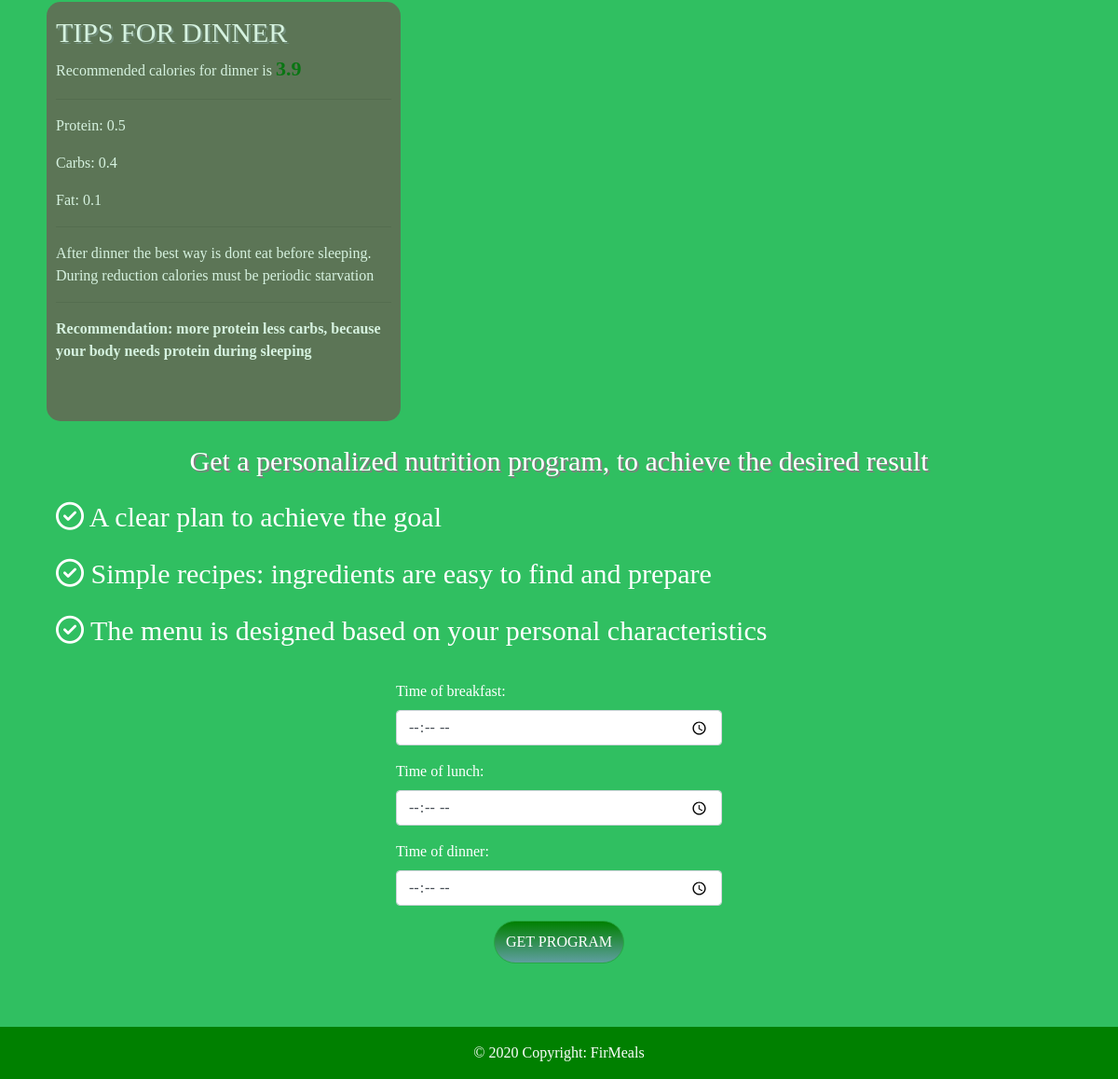
Page /diets/lose_weight/23 (signed in, lower part) on the earlier database version.
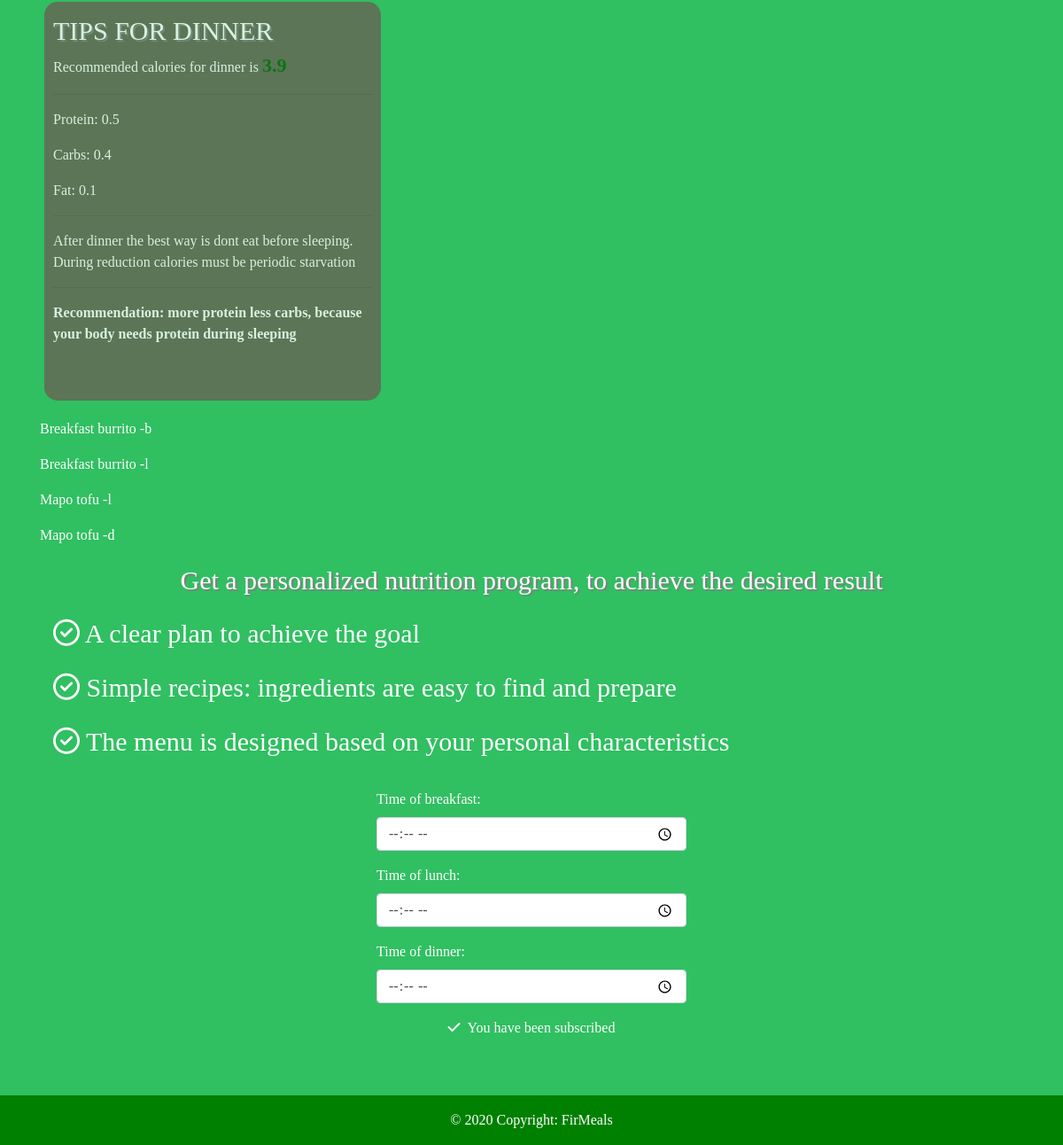
Same page on the later database version.
### hairstyle/models.py (models this page shows, shortened)
class Recipe(models.Model):
    title = models.CharField(max_length=100, db_index=True)
    category = models.ForeignKey(Category, related_name='recipes', on_delete=models.CASCADE)
    slug = models.SlugField(max_length=200, db_index=True)
    image = models.ImageField(upload_to='recipe/%Y/%m/%d', blank=True)
    description = models.TextField()
    created = models.DateTimeField(auto_now_add=True)
    updated = models.DateTimeField(auto_now=True)
    ingredients = models.TextField(blank=True)
    step1 = models.TextField(blank=True)
    step2 = models.TextField(blank=True)
    step3 = models.TextField(blank=True)
    step4 = models.TextField(blank=True)
    servings = models.IntegerField(default=2)
    sugar = models.DecimalField(max_digits=4, decimal_places=1, default=1)
    calories = models.IntegerField(blank=True, default=1)
    protein = models.DecimalField(max_digits=4, decimal_places=1, default=1)
    carbohydrates = models.DecimalField(max_digits=4, decimal_places=1, default=1)
    fat = models.DecimalField(max_digits=4, decimal_places=1, default=1)
    favorite = models.ManyToManyField(User, related_name='favorite', blank=True)
    class Meta:
        ordering = ('-created',)
        index_together = (('id', 'slug'),)

### diets/views.py (the view, shortened to what this page needs)
# urls.py: path('lose_weight/<int:value>', views.lose_weight,
def lose_weight(request, value):
    value -= (value * 0.15)
    amount_of_carbs = (value * 0.45) / 4
    amount_of_fat = (value * 0.2) / 9
    amount_of_protein = (value * 0.35) / 4
    breakfast_calories = calculate_dinner_calories(value)
    lunch_calories = calculate_lunch_calories(value)
    lunch_calories2 = calculate_lunch_calories(value)
    dinner_calories = calculate_dinner_calories(value)
    snack_calories = calculate_snack_calories(value)
    snack2_calories = calculate_snack_calories(value)
    breakfast_time = None
    if lunch_calories > 900:
        lunch_calories /= 2
    breakfast_recipes = calculate_recipes_for_breakfast_for_lose_weight_program(
        amount_of_carbs,
        amount_of_fat,
        amount_of_protein,
        breakfast_calories)
    lunch_recipes = calculate_recipes_for_lunch_for_lose_program(amount_of_carbs,
                                                                 amount_of_fat,
                                                                 amount_of_protein,
                                                                 lunch_calories)
    dinner_recipes = calculate_recipes_for_dinner_for_lose_program(amount_of_carbs,
                                                                   amount_of_fat,
                                                                   amount_of_protein,
                                                                   dinner_calories)
    is_subscribe = False
    lose_program = Diet.objects.filter(subscriber=request.user)
    if lose_program:
        is_subscribe = True
    context = {
        'value': value,
        'is_subscribe': is_subscribe,
        'breakfast_calories': breakfast_calories,
        'lunch_calories': lunch_calories,
        'dinner_calories': dinner_calories,
        'amount_of_protein_for_breakfast': round(amount_of_protein * 0.3, 1),
        'amount_of_protein_for_lunch': round(amount_of_protein * 0.4, 1),
        'amount_of_protein_for_dinner': round(amount_of_protein * 0.3, 1),
        'amount_of_fat_for_breakfast': round(amount_of_fat * 0.4, 1),
        'amount_of_fat_for_lunch': round(amount_of_fat * 0.4, 1),
        'amount_of_fat_for_dinner': round(amount_of_fat * 0.2, 1),
        'breakfast_recipes': breakfast_recipes,
        'amount_of_carbs_for_breakfast': round(amount_of_carbs * 0.4, 1),
        'amount_of_carbs_for_lunch': round(amount_of_carbs * 0.4, 1),
        'amount_of_carbs_for_dinner': round(amount_of_carbs * 0.2, 1),
        'dinner_recipes': dinner_recipes,
        'lunch_recipes': lunch_recipes,
        'snack_calories': snack_calories,
        'snack2_calories': snack2_calories,
        'lunch_calories2': lunch_calories2,
    }
    return render(request, 'lose_program.html', context)

### diets/diets_services.py (called while the page is built)
def calculate_recipes_for_breakfast_for_lose_weight_program(amount_of_carbs, amount_of_fat, amount_of_protein,
                                                            breakfast_calories):
    breakfast_recipes = Recipe.objects.filter(category__name='Breakfast',
                                              calories__range=(breakfast_calories - 50, breakfast_calories + 50))
    return breakfast_recipes

def calculate_recipes_for_lunch_for_lose_program(amount_of_carbs, amount_of_fat, amount_of_protein,
                                                 lunch_calories):
    lunch_recipes = Recipe.objects.filter(calories__range=(lunch_calories - 50, lunch_calories + 50))
    return lunch_recipes

def calculate_recipes_for_dinner_for_lose_program(amount_of_carbs, amount_of_fat, amount_of_protein,
                                                  dinner_calories):
    dinner_recipes = Recipe.objects.filter(category__name='Dinner',
                                           calories__range=(dinner_calories - 50, dinner_calories + 50))
    return dinner_recipes

def calculate_lunch_calories(value):
    lunch_calories = round(value * 0.45, 1)
    return lunch_calories

### diets/templates/lose_program.html (shortened to what this page needs)
{% extends 'barbershop/base_generic.html' %}
{% block  content %}
    <div class="container-fluid">
        <div class="dinner">
            <div class="dinner-title">TIPS FOR DINNER</div>
            <p>Recommended calories for dinner is <strong
                    style="font-size: 22px; color: darkgreen">{{ dinner_calories }}</strong></p>
            <hr>
            <p>Protein: {{ amount_of_protein_for_dinner }}</p>
            <p>Carbs: {{ amount_of_carbs_for_dinner }}</p>
            <p>Fat: {{ amount_of_fat_for_dinner }}</p>
            <hr>
            <p>After dinner the best way is dont eat before sleeping. During reduction calories must be periodic
                starvation</p>
            <hr>
            <p><strong>Recommendation: more protein less carbs, because your body needs protein during sleeping</strong>
            </p>
        </div>
    </div>
    <div class="container">
        {% for b in breakfast_recipes %}
            <p>{{ b.title }} -b</p>
        {% endfor %}
        {% for l in lunch_recipes %}
            <p>{{ l.title }} -l</p>
        {% endfor %}
        {% for d in dinner_recipes %}
            <p>{{ d.title }} -d</p>
        {% endfor %}
    </div>
    <div class="container">
        <div class="snacks">
            <div class="snack-title text-center">Get a personalized nutrition program,
                to achieve the desired result
            </div>
            <div class="subscribe">
                <p style="font-size: 30px"><i class="far fa-check-circle"></i> A clear plan to achieve the goal</p>
                <p style="font-size: 30px"><i class="far fa-check-circle"></i> Simple recipes: ingredients are easy to
                    find and prepare</p>
                <p style="font-size: 30px"><i class="far fa-check-circle"></i> The menu is designed based on your
                    personal characteristics</p>
            </div>
            <div class="row">
                <div class="col-sm-4"></div>
                <div class="col-sm-4">
                    <form method="POST">
                        <div class="form-group">
                            <label for="breakfast">Time of breakfast:</label>
                            <input type="time" class="form-control" id="breakfast" name="breakfast_time">
                        </div>
                        <div class="form-group">
                            <label for="lunch">Time of lunch:</label>
                            <input type="time" class="form-control" id="lunch" name="lunch_time">
                        </div>
                        <div class="form-group">
                            <label for="dinner">Time of dinner:</label>
                            <input name="dinner_time" type="time" class="form-control" id="dinner">
                        </div>
                        {% if is_subscribe %}
                            <p id="already_subscribed"><i class="fas fa-check mr-2"></i>You have been subscribed</p>
                        {% else %}
                            <div class="text-center"><input id="get-program" class="btn btn-success" type="submit"
                                                            value="GET PROGRAM"></div>
                        {% endif %}
                    </form>
                </div>
                <div class="col-sm-4"></div>
            </div>
        </div>
    </div>
{% endblock %}

Differences in the rows shown:
added Recipe: title "Breakfast burrito"
added Recipe: title "Mapo tofu"
Other differences:
form field value: "GET PROGRAM" → (not shown)
text now shown: "You have been subscribed"
